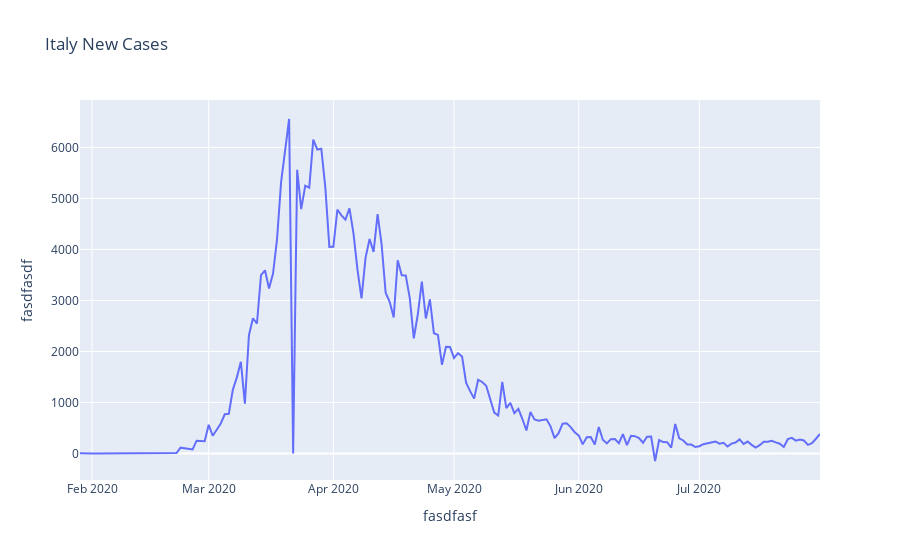

Notebook code cell kept with this figure:
### Code cell
fig = px.line(italy,"Date_reported", "New_cases", title = " Italy New Cases",
        labels = {"Date_reported":"fasdfasf" , "New_cases":"fasdfasdf"})
fig.update_layout(hovermode = "x unified")   #  or y unified
fig.show()

### Figure 1 — Plotly figure (JSON) as saved in the notebook; plotly's stock layout.template omitted (floating-point values rounded to 4 significant figures; data arrays with more than 128 entries replaced by an {"elided": "..."} marker saying what was removed)
{"data": [{"hovertemplate": "fasdfasf=%{x}<br>fasdfasdf=%{y}<extra></extra>", "legendgroup": "", "line": {"color": "#636efa", "dash": "solid"}, "marker": {"symbol": "circle"}, "mode": "lines", "name": "", "orientation": "v", "showlegend": false, "type": "scatter", "x": {"elided": "185 str values"}, "xaxis": "x", "y": {"elided": "185 int values"}, "yaxis": "y"}], "layout": {"hovermode": "x unified", "legend": {"tracegroupgap": 0}, "title": {"text": " Italy New Cases"}, "xaxis": {"anchor": "y", "domain": [0, 1], "title": {"text": "fasdfasf"}}, "yaxis": {"anchor": "x", "domain": [0, 1], "title": {"text": "fasdfasdf"}}}}
